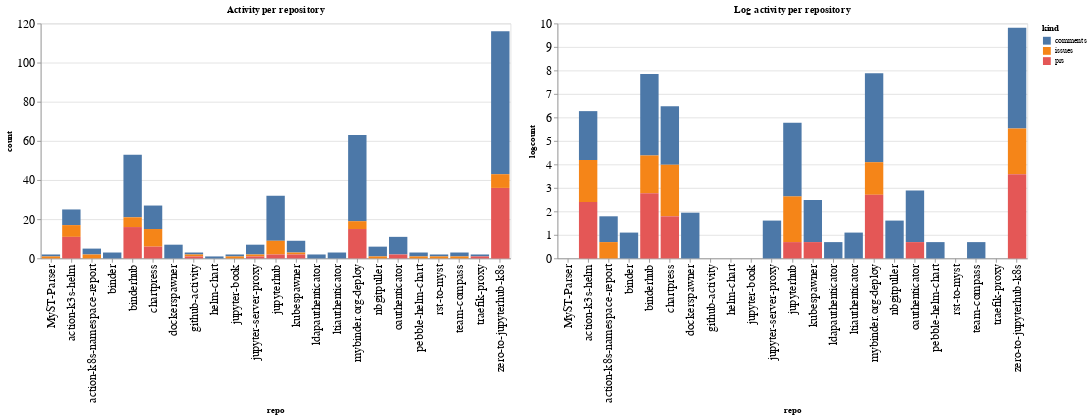

The notebook cell this image was saved under:
### Code cell
ch1 = alt.Chart(repo_summaries, width=600, title="Activity per repository").mark_bar().encode(
    x='repo',
    y='count',
    color='kind',
    tooltip="kind"
)

ch2 = alt.Chart(repo_summaries, width=600, title="Log activity per repository").mark_bar().encode(
    x='repo',
    y='logcount',
    color='kind',
    tooltip="kind"
)

ch1 | ch2

### Figure 1 — Vega-Lite specification as saved in the notebook (floating-point values rounded to 4 significant figures)
{"config": {"axisLeft": {"labelFontSize": 15}, "axisBottom": {"labelFontSize": 15}}, "hconcat": [{"mark": "bar", "encoding": {"color": {"type": "nominal", "field": "kind"}, "tooltip": {"type": "nominal", "field": "kind"}, "x": {"type": "nominal", "field": "repo"}, "y": {"type": "quantitative", "field": "count"}}, "title": "Activity per repository", "width": 600}, {"mark": "bar", "encoding": {"color": {"type": "nominal", "field": "kind"}, "tooltip": {"type": "nominal", "field": "kind"}, "x": {"type": "nominal", "field": "repo"}, "y": {"type": "quantitative", "field": "logcount"}}, "title": "Log activity per repository", "width": 600}], "data": {"name": "data-7dbc4da135815e0d95b75293216cbd13"}, "$schema": "https://vega.github.io/schema/vega-lite/v4.8.1.json", "datasets": {"data-7dbc4da135815e0d95b75293216cbd13": [{"repo": "MyST-Parser", "kind": "comments", "count": 1, "logcount": 0.0}, {"repo": "MyST-Parser", "kind": "issues", "count": 1, "logcount": 0.0}, {"repo": "action-k3s-helm", "kind": "comments", "count": 8, "logcount": 2.079}, {"repo": "action-k3s-helm", "kind": "issues", "count": 6, "logcount": 1.792}, {"repo": "action-k3s-helm", "kind": "prs", "count": 11, "logcount": 2.398}, {"repo": "action-k8s-namespace-report", "kind": "comments", "count": 3, "logcount": 1.099}, {"repo": "action-k8s-namespace-report", "kind": "issues", "count": 2, "logcount": 0.6931}, {"repo": "binder", "kind": "comments", "count": 3, "logcount": 1.099}, {"repo": "binderhub", "kind": "comments", "count": 32, "logcount": 3.466}, {"repo": "binderhub", "kind": "issues", "count": 5, "logcount": 1.609}, {"repo": "binderhub", "kind": "prs", "count": 16, "logcount": 2.773}, {"repo": "chartpress", "kind": "comments", "count": 12, "logcount": 2.485}, {"repo": "chartpress", "kind": "issues", "count": 9, "logcount": 2.197}, {"repo": "chartpress", "kind": "prs", "count": 6, "logcount": 1.792}, {"repo": "dockerspawner", "kind": "comments", "count": 7, "logcount": 1.946}, {"repo": "github-activity", "kind": "comments", "count": 1, "logcount": 0.0}, {"repo": "github-activity", "kind": "issues", "count": 1, "logcount": 0.0}, {"repo": "github-activity", "kind": "prs", "count": 1, "logcount": 0.0}, {"repo": "helm-chart", "kind": "comments", "count": 1, "logcount": 0.0}, {"repo": "jupyter-book", "kind": "comments", "count": 1, "logcount": 0.0}, {"repo": "jupyter-book", "kind": "issues", "count": 1, "logcount": 0.0}, {"repo": "jupyter-server-proxy", "kind": "comments", "count": 5, "logcount": 1.609}, {"repo": "jupyter-server-proxy", "kind": "issues", "count": 1, "logcount": 0.0}, {"repo": "jupyter-server-proxy", "kind": "prs", "count": 1, "logcount": 0.0}, {"repo": "jupyterhub", "kind": "comments", "count": 23, "logcount": 3.135}, {"repo": "jupyterhub", "kind": "issues", "count": 7, "logcount": 1.946}, {"repo": "jupyterhub", "kind": "prs", "count": 2, "logcount": 0.6931}, {"repo": "kubespawner", "kind": "comments", "count": 6, "logcount": 1.792}, {"repo": "kubespawner", "kind": "issues", "count": 1, "logcount": 0.0}, {"repo": "kubespawner", "kind": "prs", "count": 2, "logcount": 0.6931}, {"repo": "ldapauthenticator", "kind": "comments", "count": 2, "logcount": 0.6931}, {"repo": "ltiauthenticator", "kind": "comments", "count": 3, "logcount": 1.099}, {"repo": "mybinder.org-deploy", "kind": "comments", "count": 44, "logcount": 3.784}, {"repo": "mybinder.org-deploy", "kind": "issues", "count": 4, "logcount": 1.386}, {"repo": "mybinder.org-deploy", "kind": "prs", "count": 15, "logcount": 2.708}, {"repo": "nbgitpuller", "kind": "comments", "count": 5, "logcount": 1.609}, {"repo": "nbgitpuller", "kind": "issues", "count": 1, "logcount": 0.0}, {"repo": "oauthenticator", "kind": "comments", "count": 9, "logcount": 2.197}, {"repo": "oauthenticator", "kind": "prs", "count": 2, "logcount": 0.6931}, {"repo": "pebble-helm-chart", "kind": "comments", "count": 2, "logcount": 0.6931}, {"repo": "pebble-helm-chart", "kind": "issues", "count": 1, "logcount": 0.0}, {"repo": "rst-to-myst", "kind": "comments", "count": 1, "logcount": 0.0}, {"repo": "rst-to-myst", "kind": "issues", "count": 1, "logcount": 0.0}, {"repo": "team-compass", "kind": "comments", "count": 2, "logcount": 0.6931}, {"repo": "team-compass", "kind": "issues", "count": 1, "logcount": 0.0}, {"repo": "traefik-proxy", "kind": "comments", "count": 1, "logcount": 0.0}, {"repo": "traefik-proxy", "kind": "prs", "count": 1, "logcount": 0.0}, {"repo": "zero-to-jupyterhub-k8s", "kind": "comments", "count": 73, "logcount": 4.29}, {"repo": "zero-to-jupyterhub-k8s", "kind": "issues", "count": 7, "logcount": 1.946}, {"repo": "zero-to-jupyterhub-k8s", "kind": "prs", "count": 36, "logcount": 3.584}]}}
